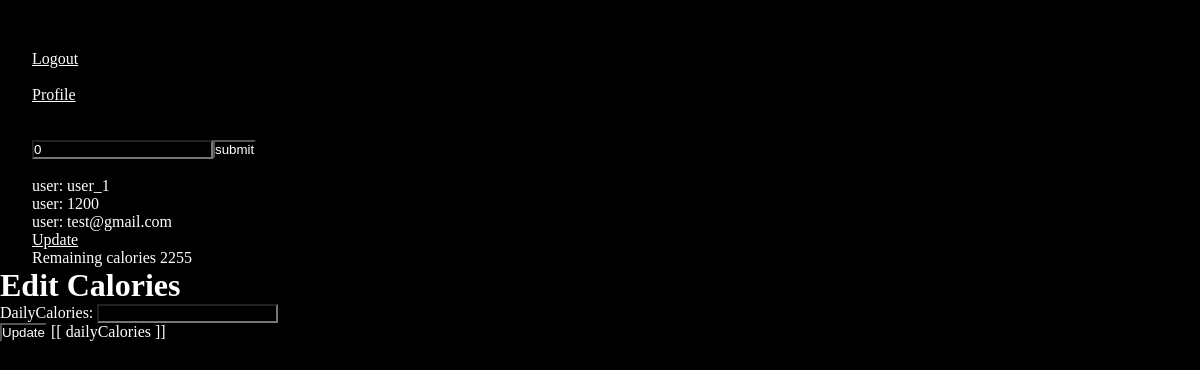
The app's page /users/updateProfile/1 (signed in) with its own data.
### users/models.py (models this page shows)
class CustomUser(AbstractUser):
    username = models.CharField(max_length=50, unique=True)
    dailyCalories = models.IntegerField(null=True)
    first_name = models.CharField(max_length=50)
    last_name = models.CharField(max_length=50)
    email = models.EmailField(max_length=254)
    weight = models.IntegerField(null=True)
    height = models.IntegerField(null=True)
    age = models.IntegerField(null=True)
    gender = models.CharField(max_length=10,null=True)
    def __str__(self):
        return self.username

### users/views.py (the view)
# urls.py: path('updateProfile/<int:pk>',views.UpdateCalories.as_view(), name='updateProfile')
class UpdateCalories(UpdateView):
    model = CustomUser
    fields = ['dailyCalories']
    success_url = reverse_lazy('login')
    template_name = 'edit_user.html'

### templates/edit_user.html (shortened to what this page needs)
{% extends "base.html" %}
{% block content %}
<h1>Edit Calories</h1>
<form action="" method="post">
    {{ form.as_p }}
    <input type="submit" value="Update">
    [[ dailyCalories ]]
</form>
{%endblock%}

### templates/base.html (shortened to what this page needs)
{% load static %}
<!DOCTYPE html>
<html lang="en">
<head>
    <link rel="stylesheet" href="{% static 'css/styles.css' %}">
  </head>
  <body>
    <div id="app">
      <div id='log_info'>
        <br />
          {% if user.is_authenticated %}
            <a href="{% url 'logout' %}">Logout</a><br />
            <a href="{% url 'BeeHealthyApp:profile' %}" >Profile</a>
            <br /><br />
            <div>
              <input @keyup.enter="calorieCalculator()" v-model="userCalories" placeholder="calories eaten">
              <button @click="calorieCalculator()" >submit</button>
              <p>user: {{ user }}</p>
              <p>user: {{ user.dailyCalories }}</p>
              <p>user: {{ user.email }}</p>
              <a href="{% url 'users:updateProfile' user.pk %}">Update</a>
              <br />
              <div>Remaining calories   [[ dailyCalories ]]</div>
            </div>
          {% else%}
            <div id='log_info'>
              <a href="{% url 'login' %}">Login</a>
              <a href="{% url 'users:signup' %}">Register</a>
            </div>
          {% endif %}
        </div>
    </div>
    {% block content %}
    {% endblock %}
  </body>
</html>

### static/css/styles.css (style rules this page uses)
* { padding: 0; margin: 0; box-sizing: border-box; background-color: black; color: white; }
#log_info { display: flex; flex-direction: column; padding-top: 2rem; padding-left: 2rem; }

### records on screen
CustomUser: username "user_1", dailyCalories "1200", email "test@gmail.com"
